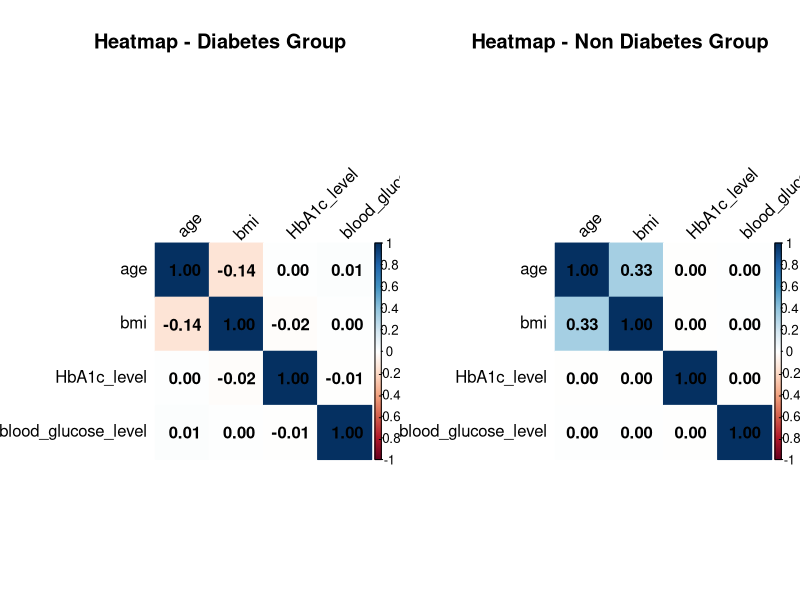

The R source for this figure:
library(corrplot)
# Read the data
diabetes_prediction_dataset <- read.csv("Plots/diabetes_prediction_dataset.csv", header=TRUE, sep=";")

# Set up a 1x2 grid layout for two plots side by side
par(mfrow=c(1, 2))

# Subset data for individuals with diabetes
data_with_diabetes <- diabetes_prediction_dataset[diabetes_prediction_dataset$diabetes == 1, ]

# Compute correlation matrix for individuals with diabetes
correlation_matrix_with_diabetes <- cor(data_with_diabetes[c("age", "bmi", "HbA1c_level", "blood_glucose_level")])

# Plot correlation matrix for individuals with diabetes as a heatmap
corrplot(correlation_matrix_with_diabetes, method="color", addCoef.col="black", tl.col="black", tl.srt=45)
title("Heatmap - Diabetes Group")

# Subset data for individuals without diabetes
data_without_diabetes <- diabetes_prediction_dataset[diabetes_prediction_dataset$diabetes == 0, ]

# Compute correlation matrix for individuals without diabetes
correlation_matrix_without_diabetes <- cor(data_without_diabetes[c("age", "bmi", "HbA1c_level", "blood_glucose_level")])

# Plot correlation matrix for individuals without diabetes as a heatmap
corrplot(correlation_matrix_without_diabetes, method="color", addCoef.col="black", tl.col="black", tl.srt=45)
title("Heatmap - Non Diabetes Group")

# Reset the layout to the default (1x1) after creating the plots
par(mfrow=c(1, 1))